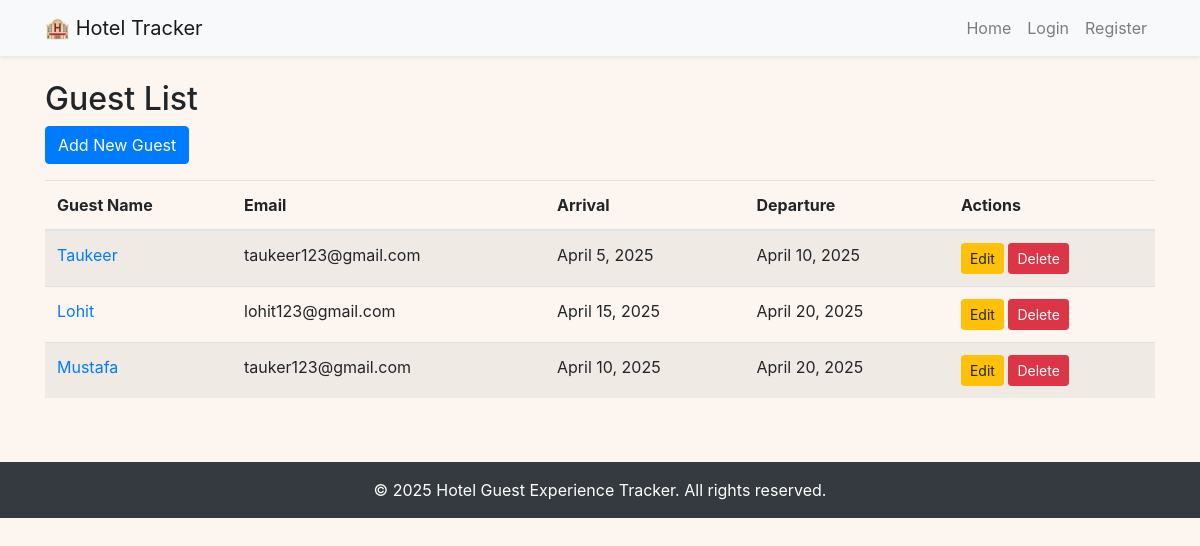
Page /guests/ on the committed database.
### tracker/models.py (models this page shows, shortened)
class Guest(models.Model):
    name = models.CharField(max_length=100)
    email = models.EmailField(unique=True)
    phone = models.CharField(max_length=20, blank=True)
    arrival_date = models.DateField()
    departure_date = models.DateField()

### tracker/views.py (the view)
# urls.py: path('guests/', views.guest_list, name='guest_list'),  # Adjusted URL for guest list
def guest_list(request):
    guests = Guest.objects.all()
    return render(request, 'tracker/guest_list.html', {'guests': guests})

### tracker/templates/tracker/guest_list.html
{% extends 'tracker/base.html' %}
{% block content %}
  <h2>Guest List</h2>
  <a href="{% url 'guest_create' %}" class="btn btn-primary mb-3">Add New Guest</a>
  <table class="table table-striped">
      <thead>
          <tr>
              <th>Guest Name</th>
              <th>Email</th>
              <th>Arrival</th>
              <th>Departure</th>
              <th>Actions</th>
          </tr>
      </thead>
      <tbody>
          {% for guest in guests %}
          <tr>
              <td><a href="{% url 'guest_detail' guest.pk %}">{{ guest.name }}</a></td>
              <td>{{ guest.email }}</td>
              <td>{{ guest.arrival_date }}</td>
              <td>{{ guest.departure_date }}</td>
              <td>
                  <a href="{% url 'guest_update' guest.pk %}" class="btn btn-sm btn-warning">Edit</a>
                  <a href="{% url 'guest_delete' guest.pk %}" class="btn btn-sm btn-danger">Delete</a>
              </td>
          </tr>
          {% endfor %}
      </tbody>
  </table>
{% endblock %}

### tracker/templates/tracker/base.html (shortened to what this page needs)
<!DOCTYPE html>
<html lang="en">
<head>
    <link rel="stylesheet" href="https://maxcdn.bootstrapcdn.com/bootstrap/4.5.2/css/bootstrap.min.css">
</head>
<body>
    <nav class="navbar navbar-expand-lg navbar-light bg-light shadow-sm">
    <div class="container">
        <a class="navbar-brand" href="{% url 'home' %}">🏨 Hotel Tracker</a>
        <div class="collapse navbar-collapse" id="navbarNav">
            <ul class="navbar-nav ml-auto">
                <li class="nav-item">
                    <a class="nav-link" href="{% url 'home' %}">Home</a>
                </li>
                {% if user.is_authenticated %}
                <li class="nav-item">
                    <a class="nav-link" href="{% url 'guest_list' %}">Guests</a>
                </li>
                <li class="nav-item">
                    <a class="nav-link" href="{% url 'home' %}#about">About Us</a>
                </li>
                    <form action="{% url 'logout' %}" method="POST" class="d-inline">
                        {% csrf_token %}
                        <button type="submit" class="btn btn-link nav-link">Logout</button>
                    </form>
                {% else %}
                    <li class="nav-item">
                        <a class="nav-link" href="{% url 'login' %}">Login</a>
                    </li>
                    <li class="nav-item">
                        <a class="nav-link" href="{% url 'register' %}">Register</a>
                    </li>
                {% endif %}
            </ul>
        </div>
    </div>
</nav>
    <div class="container mt-4">
        {% block content %}
        {% endblock %}
    </div>
    <footer>
        <div class="container">
            <p class="mb-0">&copy; 2025 Hotel Guest Experience Tracker. All rights reserved.</p>
        </div>
    </footer>
</body>
</html>

### tracker/templates/tracker/base.html (style rules this page uses)
body { background-color: #fdf6f0; }
footer { background-color: #343a40; color: white; padding: 1rem 0; text-align: center; margin-top: 4rem; }
html { scroll-behavior: smooth; }

### rows in the picture
Guest: name "Taukeer", email "taukeer123@gmail.com", arrival_date "April 5, 2025", departure_date "April 10, 2025"
Guest: name "Lohit", email "lohit123@gmail.com", arrival_date "April 15, 2025", departure_date "April 20, 2025"
Guest: name "Mustafa", email "tauker123@gmail.com", arrival_date "April 10, 2025", departure_date "April 20, 2025"
